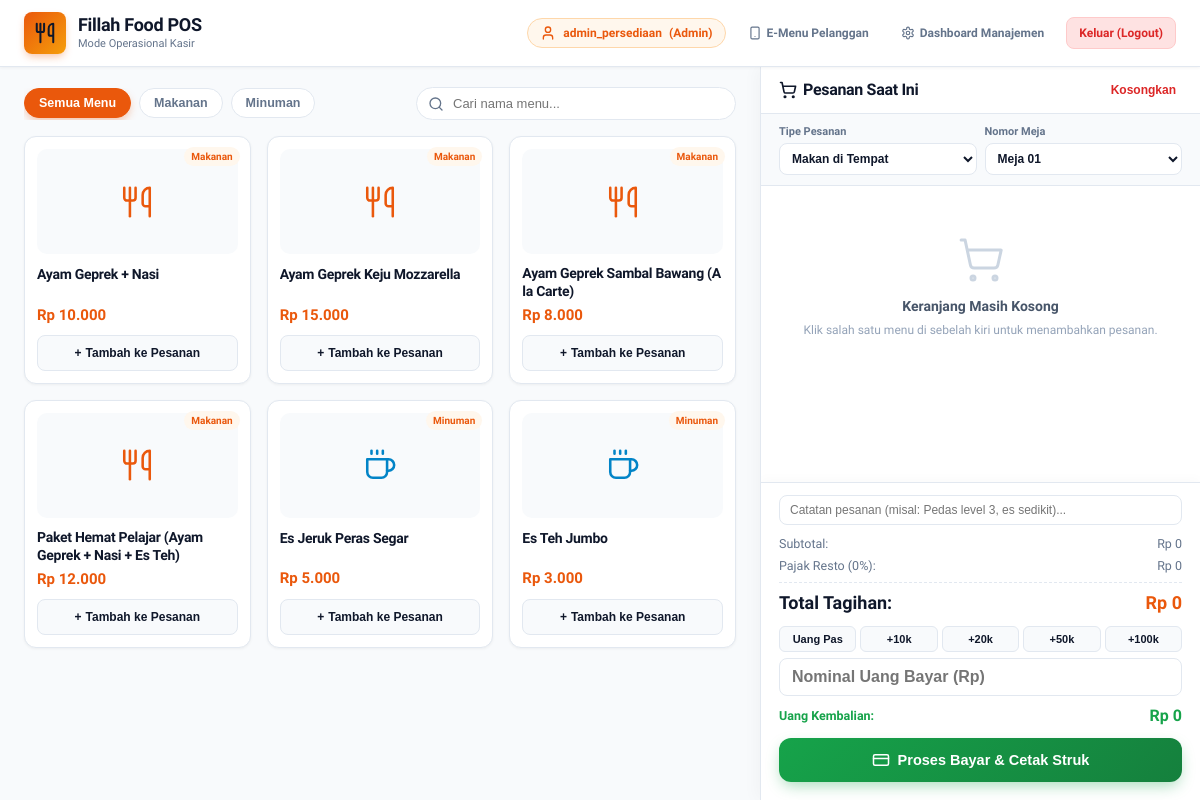
The page /kasir.php (signed in) on the database as committed earlier.
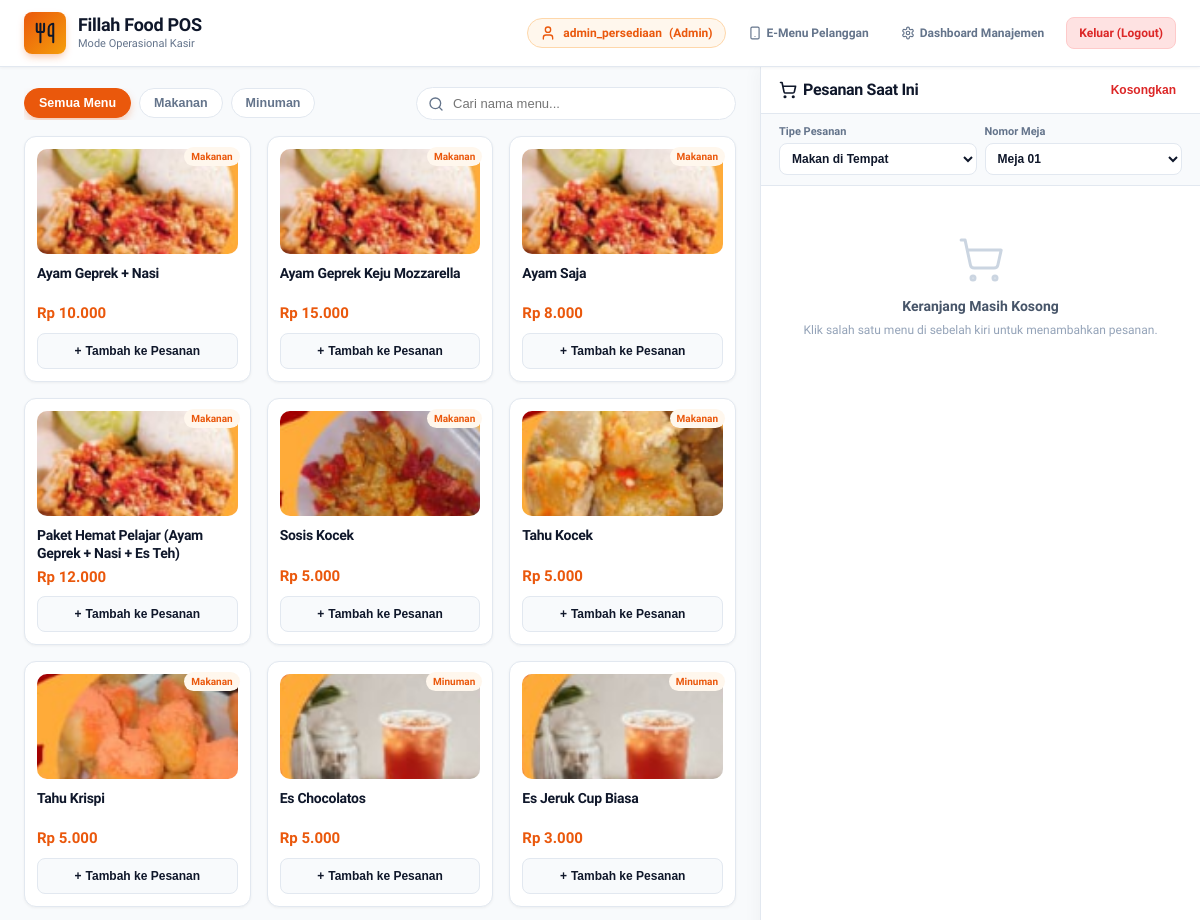
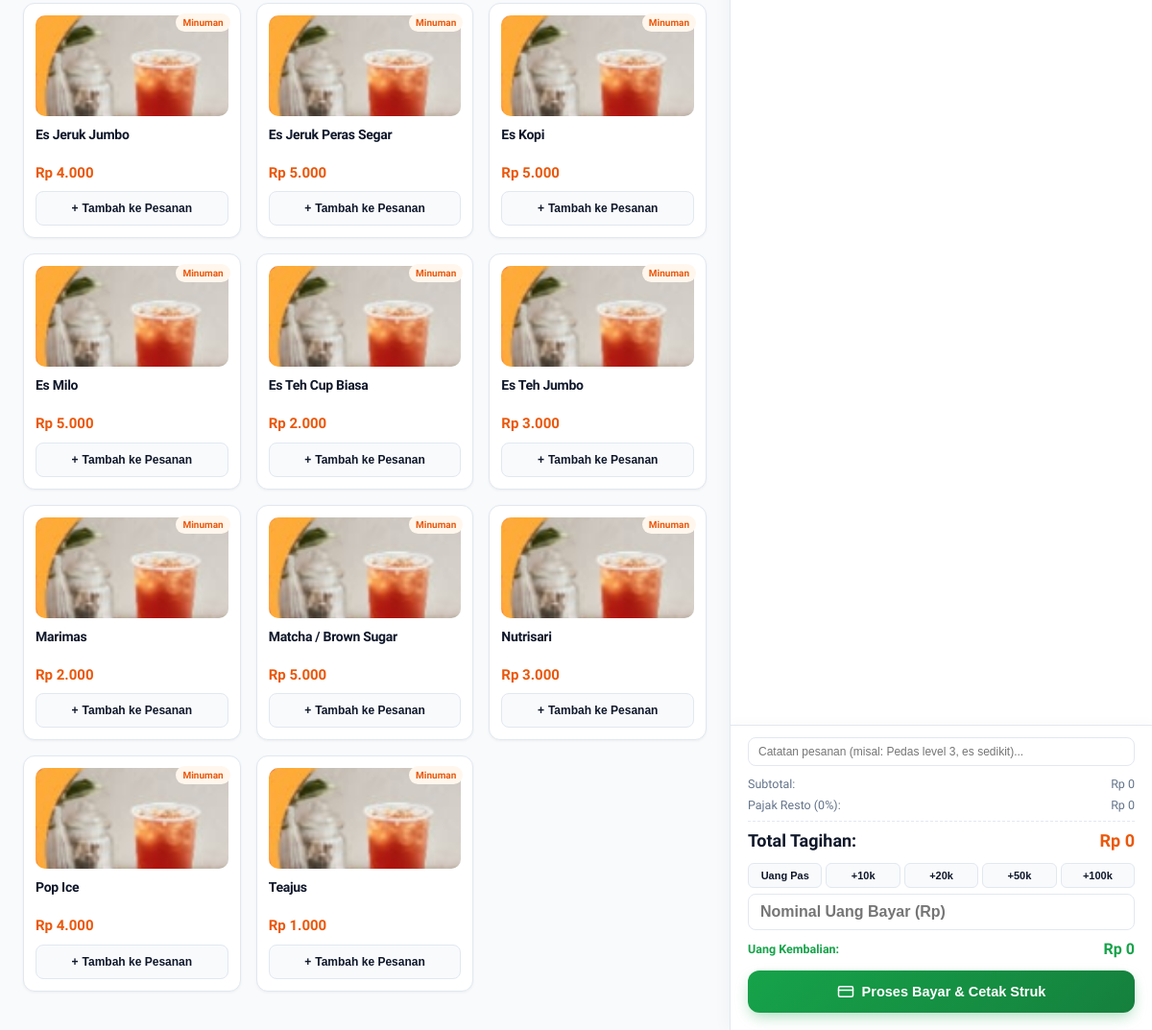
The same page on the database as committed later (2 pictures, top to bottom).
### tables this page shows
CREATE TABLE IF NOT EXISTS produk (
    id INT AUTO_INCREMENT PRIMARY KEY,
    nama_produk VARCHAR(100) NOT NULL,
    harga DECIMAL(10,2) NOT NULL,
    kategori ENUM('Makanan', 'Minuman') NOT NULL,
    gambar VARCHAR(255) NULL
);

### kasir.php (the view, shortened to what the changed rows need)
<?php
require 'config.php';
$query_produk = "SELECT * FROM produk ORDER BY kategori ASC, nama_produk ASC";
$result_produk = $conn->query($query_produk);
$daftar_produk = [];
if ($result_produk) {
    while ($row = $result_produk->fetch_assoc()) {
        $daftar_produk[] = $row;
    }
}
?>
<!DOCTYPE html>
<html lang="id">
<head>
    <link rel="stylesheet" href="style.css">
</head>
<body>
    <header class="navbar">
        <div class="navbar-brand">
            <div class="brand-text">
                <h1>Fillah Food POS</h1>
            </div>
        </div>
    </header>
    <div class="workspace">
        <main class="catalog-panel">
            <div class="products-grid" id="daftar-menu-grid">
                <?php if (empty($daftar_produk)): ?>
                    <p style="color: #888; font-style: italic;">Belum ada menu di database.</p>
                <?php else: ?>
                    <?php foreach ($daftar_produk as $p): ?>
                        <div class="product-card"
                             data-kategori="<?php echo htmlspecialchars($p['kategori']); ?>"
                             data-nama="<?php echo htmlspecialchars(strtolower($p['nama_produk'])); ?>"
                             onclick="tambahItem(<?php echo $p['id']; ?>, '<?php echo addslashes($p['nama_produk']); ?>', <?php echo $p['harga']; ?>)">
                            <span class="card-header-badge"><?php echo htmlspecialchars($p['kategori']); ?></span>
                            <div class="product-thumb">
                                <?php if (!empty($p['gambar']) && file_exists($p['gambar'])): ?>
                                    <img src="<?php echo htmlspecialchars($p['gambar']); ?>"
                                         alt="<?php echo htmlspecialchars($p['nama_produk']); ?>"
                                         style="width:100%;height:100%;object-fit:cover;border-radius:10px;">
                                <?php endif; ?>
                            </div>
                            <h3 class="product-name"><?php echo htmlspecialchars($p['nama_produk']); ?></h3>
                            <div class="product-price">Rp <?php echo number_format($p['harga'], 0, ',', '.'); ?></div>
                            <button class="btn-add-item" type="button" style="pointer-events: none;">
                                <span>+</span> Tambah ke Pesanan
                            </button>
                        </div>
                    <?php endforeach; ?>
                <?php endif; ?>
            </div>
        </main>
        <aside class="cart-panel">
            <div class="cart-header">
                <h2>
                    <span>Pesanan Saat Ini</span>
                </h2>
            </div>
        </aside>
    </div>
</body>
</html>

Rows that differ between the two databases and show on the page:
changed produk "Ayam Geprek + Nasi": gambar: picture added
changed produk "Ayam Geprek Keju Mozzarella": gambar: picture added
changed produk: gambar: picture added; nama_produk "Ayam Geprek Sambal Bawang (A la Carte)" → "Ayam Saja"
changed produk "Paket Hemat Pelajar (Ayam Geprek + Nasi + Es Teh)": gambar: picture added
added produk: kategori "Makanan", gambar (picture), nama_produk "Sosis Kocek", harga "5.000"
added produk: kategori "Makanan", gambar (picture), nama_produk "Tahu Kocek", harga "5.000"
added produk: kategori "Makanan", gambar (picture), nama_produk "Tahu Krispi", harga "5.000"
added produk: kategori "Minuman", gambar (picture), nama_produk "Es Chocolatos", harga "5.000"
added produk: kategori "Minuman", gambar (picture), nama_produk "Es Jeruk Cup Biasa", harga "3.000"
added produk: kategori "Minuman", gambar (picture), nama_produk "Es Jeruk Jumbo", harga "4.000"
changed produk "Es Jeruk Peras Segar": gambar: picture added
added produk: kategori "Minuman", gambar (picture), nama_produk "Es Kopi", harga "5.000"
added produk: kategori "Minuman", gambar (picture), nama_produk "Es Milo", harga "5.000"
added produk: kategori "Minuman", gambar (picture), nama_produk "Es Teh Cup Biasa", harga "2.000"
changed produk "Es Teh Jumbo": gambar: picture added
added produk: kategori "Minuman", gambar (picture), nama_produk "Marimas", harga "2.000"
added produk: kategori "Minuman", gambar (picture), nama_produk "Matcha / Brown Sugar", harga "5.000"
added produk: kategori "Minuman", gambar (picture), nama_produk "Nutrisari", harga "3.000"
added produk: kategori "Minuman", gambar (picture), nama_produk "Pop Ice", harga "4.000"
added produk: kategori "Minuman", gambar (picture), nama_produk "Teajus", harga "1.000"
